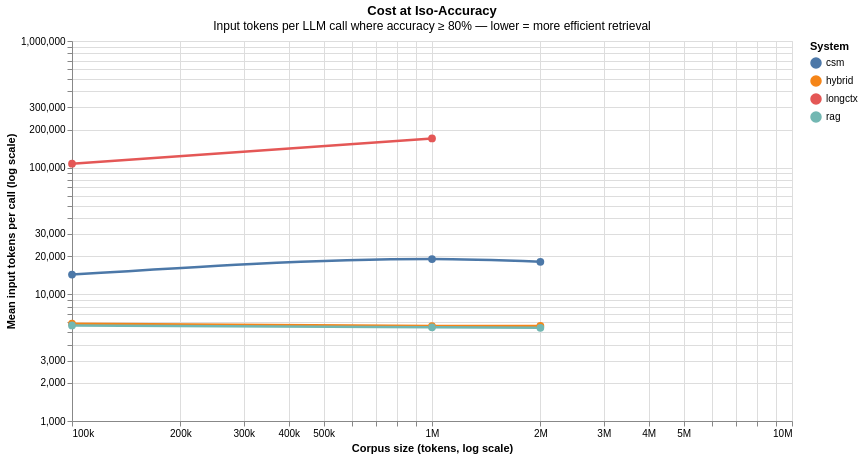

Write the Vega-Lite specification saved for this chart.
### Vega-Lite specification from a JSON file in a GitHub repository (floating-point values rounded to 4 significant figures)
{"$schema": "https://vega.github.io/schema/vega-lite/v5.json", "data": {"values": [{"accuracy": 0.9333, "accuracyCiHigh": 1, "accuracyCiLow": 0.8333, "corpusSize": 100000, "earlyStopped": false, "meanCitationF1": 0.5166, "meanCitationPrecision": 0.7778, "meanCitationRecall": 0.4516, "meanInputTokens": 14310.0, "meanLatencyMs": 26530.0, "modelContext": 160000, "n": 30, "system": "csm"}, {"accuracy": 0.9667, "accuracyCiHigh": 1, "accuracyCiLow": 0.9, "corpusSize": 1000000, "earlyStopped": false, "meanCitationF1": 0.5225, "meanCitationPrecision": 0.7722, "meanCitationRecall": 0.4549, "meanInputTokens": 19000.0, "meanLatencyMs": 30700.0, "modelContext": 160000, "n": 30, "system": "csm"}, {"accuracy": 0.9333, "accuracyCiHigh": 1, "accuracyCiLow": 0.8333, "corpusSize": 2000000, "earlyStopped": false, "meanCitationF1": 0.5147, "meanCitationPrecision": 0.7889, "meanCitationRecall": 0.4458, "meanInputTokens": 18080.0, "meanLatencyMs": 30000.0, "modelContext": 160000, "n": 30, "system": "csm"}, {"accuracy": 0.9, "accuracyCiHigh": 1, "accuracyCiLow": 0.8, "corpusSize": 100000, "earlyStopped": false, "meanCitationF1": 0.4472, "meanCitationPrecision": 0.7422, "meanCitationRecall": 0.423, "meanInputTokens": 5860.0, "meanLatencyMs": 3241.0, "modelContext": 160000, "n": 30, "system": "hybrid"}, {"accuracy": 0.9, "accuracyCiHigh": 1, "accuracyCiLow": 0.8, "corpusSize": 1000000, "earlyStopped": false, "meanCitationF1": 0.3859, "meanCitationPrecision": 0.6544, "meanCitationRecall": 0.3755, "meanInputTokens": 5614.0, "meanLatencyMs": 3474.0, "modelContext": 160000, "n": 30, "system": "hybrid"}, {"accuracy": 0.9, "accuracyCiHigh": 1, "accuracyCiLow": 0.8, "corpusSize": 2000000, "earlyStopped": false, "meanCitationF1": 0.3863, "meanCitationPrecision": 0.6767, "meanCitationRecall": 0.3644, "meanInputTokens": 5633.0, "meanLatencyMs": 3663.0, "modelContext": 160000, "n": 30, "system": "hybrid"}, {"accuracy": 1, "accuracyCiHigh": 1, "accuracyCiLow": 1, "corpusSize": 100000, "earlyStopped": false, "meanCitationF1": 0.5591, "meanCitationPrecision": 0.8272, "meanCitationRecall": 0.5321, "meanInputTokens": 107400.0, "meanLatencyMs": 4813, "modelContext": 160000, "n": 30, "system": "longctx"}, {"accuracy": 0.9, "accuracyCiHigh": 1, "accuracyCiLow": 0.8, "corpusSize": 1000000, "earlyStopped": false, "meanCitationF1": 0.1625, "meanCitationPrecision": 0.2944, "meanCitationRecall": 0.1882, "meanInputTokens": 170100.0, "meanLatencyMs": 10933, "modelContext": 160000, "n": 30, "system": "longctx"}, {"accuracy": 0.9333, "accuracyCiHigh": 1, "accuracyCiLow": 0.8333, "corpusSize": 100000, "earlyStopped": false, "meanCitationF1": 0.4469, "meanCitationPrecision": 0.7333, "meanCitationRecall": 0.4174, "meanInputTokens": 5677.0, "meanLatencyMs": 2898.0, "modelContext": 160000, "n": 30, "system": "rag"}, {"accuracy": 0.8667, "accuracyCiHigh": 0.9667, "accuracyCiLow": 0.7333, "corpusSize": 1000000, "earlyStopped": false, "meanCitationF1": 0.3446, "meanCitationPrecision": 0.6333, "meanCitationRecall": 0.3215, "meanInputTokens": 5489.0, "meanLatencyMs": 3122.0, "modelContext": 160000, "n": 30, "system": "rag"}, {"accuracy": 0.8667, "accuracyCiHigh": 0.9667, "accuracyCiLow": 0.7333, "corpusSize": 2000000, "earlyStopped": false, "meanCitationF1": 0.3335, "meanCitationPrecision": 0.6, "meanCitationRecall": 0.3148, "meanInputTokens": 5442.0, "meanLatencyMs": 3173.0, "modelContext": 160000, "n": 30, "system": "rag"}]}, "description": "Graph E — Input tokens per LLM call at ≥0.8 accuracy", "encoding": {"color": {"field": "system", "legend": {"title": "System"}, "type": "nominal"}, "tooltip": [{"field": "system", "type": "nominal"}, {"field": "corpusSize", "format": ",d", "type": "quantitative"}, {"field": "meanInputTokens", "format": ",d", "type": "quantitative"}, {"field": "accuracy", "format": ".1%", "type": "quantitative"}], "x": {"axis": {"format": "~s", "title": "Corpus size (tokens, log scale)"}, "field": "corpusSize", "scale": {"type": "log"}, "type": "quantitative"}, "y": {"axis": {"format": ",d", "title": "Mean input tokens per call (log scale)"}, "field": "meanInputTokens", "scale": {"type": "log"}, "type": "quantitative"}}, "height": 380, "mark": {"interpolate": "monotone", "point": {"size": 60}, "strokeWidth": 2.5, "type": "line"}, "title": {"subtitle": "Input tokens per LLM call where accuracy ≥ 80% — lower = more efficient retrieval", "text": "Cost at Iso-Accuracy"}, "width": 720}
